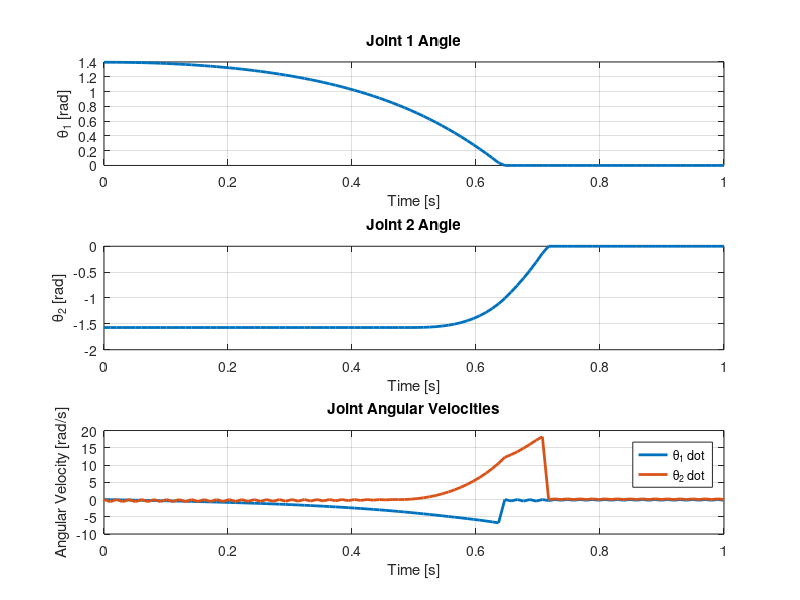
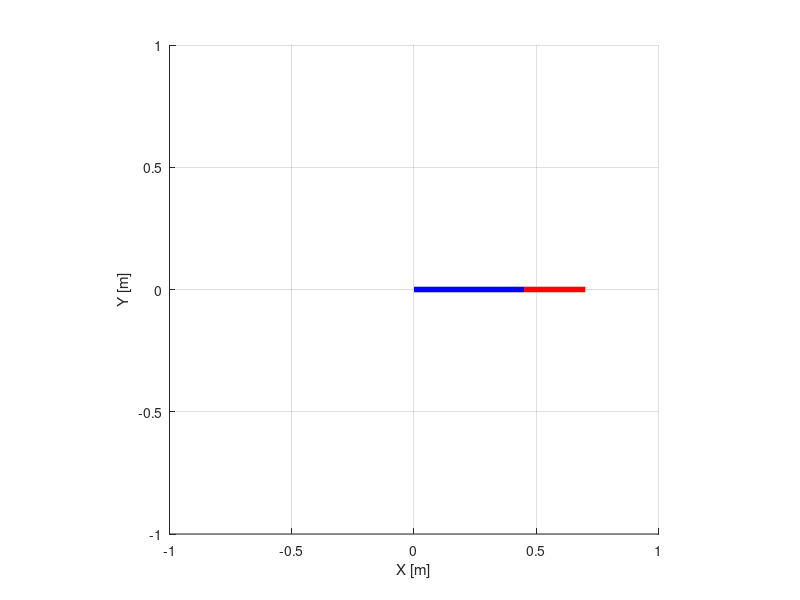

Write MATLAB code to recreate these figures, in order.
%% 2-Link Planar Manipulator with Nonlinear Tendon Extensions
clc; clear; close all;

%% Link Geometry and Mass Properties (Cuboids)
% Link 1 dimensions
L1 = 0.45; % [m]
W1 = 0.18; % [m]
H1 = 0.15; % [m]
m1 = 0.012;  % [kg]

% Link 2 dimensions
L2 = 0.25;  % [m]
W2 = 0.13; % [m]
H2 = 0.11; % [m]
m2 = 0.007;  % [kg]

% Gravity
g = -9.81; % [m/s^2]
% g = 0; % [m/s^2]

%% Moments of Inertia via Cuboid Formula
% Moment of inertia about the z-axis through CM: I_z(cm) = (1/12)*m*(h^2 + w^2)

I1_cm = (1/12)*m1*(H1^2 + W1^2);
d1 = L1/2; 
I1 = I1_cm + m1*d1^2; % parallel axis shift for link 1

I2_cm = (1/12)*m2*(H2^2 + W2^2);
% For link 2, we use I2_cm directly in the standard formula for a 2-link arm
I2 = I2_cm;

%% Tendon Parameters
% From the snippet, we have four tendons: h1, h2, h3, h4.
% We'll define nominal lengths and constants a,b based on the example:
l1 = 0.3; 
l2 = 0.3;
l3 = 0.35;
l4 = 0.35;
a = 0.005; % example value
b = 0.003; % example value

R1 = 0.002;  
R2 = 0.002;

% Tendon forces
%f = [0.007355; 0.007355; 0.007355; 0.007355]; % [N]
% f = @(t) [0.007355*exp(-5*t); 0.007355*exp(-5*t); 0.007355*exp(-5*t); 0.007355*exp(-5*t)];
% % f = @(t) [0.005*exp(-5*t); 0.007*exp(-5*t); 0.007*exp(-5*t); 0.007*exp(-5*t)];
% f = @(t) [0.007*exp(-5*t); 0.000*exp(-5*t); 0.000*exp(-5*t); 0.007*exp(-5*t)];
f = @(t) [0.00*exp(-5*t); 0.000*exp(-5*t); 0.000*exp(-5*t); 0.00*exp(-5*t)];

%% Kinematics: Nonlinear Tendon Extension Functions
% According to the snippet (for θ1 > 0):
% h1(θ) = l1 + 2√(a²+b²)*cos(tan^-1(a/b) + θ1/2) - 2b - R2 θ2
% h2(θ) = l2 - R1 θ1
% h3(θ) = l3 + R1 θ1
% h4(θ) = l4 + R1 θ1 + R2 θ2
% If θ1 < 0, relations may be reversed, but we focus on θ1 ≥ 0 scenario.

H = @(theta) [
    l1 + 2*sqrt(a^2+b^2)*cos(atan(a/b) + theta(1)/2) - 2*b - R2*theta(2);  % h1
    l2 - R1*theta(1);                                                     % h2
    l3 + R1*theta(1);                                                     % h3
    l4 + R1*theta(1) + R2*theta(2)                                        % h4
];

% Compute P(theta) = dH/dtheta:
% ∂h1/∂θ1 = -2*√(a²+b²)*sin(...) * (1/2) = -√(a²+b²)*sin(...)
% ∂h1/∂θ2 = -R2
% ∂h2/∂θ1 = -R1; ∂h2/∂θ2 = 0
% ∂h3/∂θ1 = R1;  ∂h3/∂θ2 = 0
% ∂h4/∂θ1 = R1;  ∂h4/∂θ2 = R2

dH_dtheta = @(theta) [
    -sqrt(a^2+b^2)*sin(atan(a/b) + theta(1)/2),  -R2;
    -R1,                                         0;
    R1,                                          0;
    R1,                                          R2
];

% P(theta) = (dH/dtheta)^T
P_theta = @(theta) dH_dtheta(theta)';

%% Dynamics (M, C, N)
% Define link centers of mass
lc1 = L1/2;
lc2 = L2/2;

% Standard parameters from 2-link arm dynamics
a_m = m1*lc1^2 + m2*(L1^2+lc2^2) + I1 + I2;
b_m = m2*L1*lc2;
d_m = m2*lc2^2 + I2;

M_theta = @(th) [a_m+2*b_m*cos(th(2)), d_m+b_m*cos(th(2));
                 d_m+b_m*cos(th(2)),   d_m];

C_theta = @(th, thd) [ -b_m*sin(th(2))*thd(2), -b_m*sin(th(2))*(thd(1)+thd(2));
                        b_m*sin(th(2))*thd(1), 0 ];

N_theta = @(th) [-(m1*g*lc1*cos(th(1)) + m2*g*(L1*cos(th(1))+lc2*cos(th(1)+th(2))));
                 -m2*g*lc2*cos(th(1)+th(2))];

% Equation of motion:
% M(theta)*ddtheta + C(theta,theta_dot)*theta_dot + N(theta) = P(theta)*f
% => ddtheta = M(theta)\( P(theta)*f - C(theta,theta_dot)*theta_dot - N(theta) )

theta_ddot_func = @(th, thd, t) M_theta(th)\(P_theta(th)*f(t) - C_theta(th, thd)*thd - N_theta(th));

%% Simulation Parameters
tmax = 1;  
dt = 0.01;
n = round(tmax/dt);
t = linspace(0, tmax, n);

% Initial conditions
theta0 = [deg2rad(80); deg2rad(-90)]; 
theta_dot0 = [0; 0];

theta = zeros(2, n);
theta_dot = zeros(2, n);
theta_ddot = zeros(2, n);

theta(:,1) = theta0;
theta_dot(:,1) = theta_dot0;

%% Numerical Integration (Euler's Method)

for i = 1:n-1
    f_current = f(t(i)); % Compute time-varying force
    theta_ddot(:, i) = M_theta(theta(:, i))\(P_theta(theta(:, i))*f_current ...
                       - C_theta(theta(:, i), theta_dot(:, i))*theta_dot(:, i) ...
                       - N_theta(theta(:, i)));
    theta_dot(:, i+1) = theta_dot(:, i) + theta_ddot(:, i)*dt;
    theta(:, i+1) = theta(:, i) + theta_dot(:, i)*dt;
end

theta_ddot(:, end) = theta_ddot_func(theta(:, end), theta_dot(:, end), t(end));

% Desired limits in radians
theta1_min = deg2rad(0);
theta1_max = deg2rad(90);
theta2_min = deg2rad(-90);
theta2_max = deg2rad(0);

for i = 1:n-1
    f_current = f(t(i)); % Compute time-varying force
    theta_ddot(:, i) = M_theta(theta(:, i))\(P_theta(theta(:, i))*f_current ...
                       - C_theta(theta(:, i), theta_dot(:, i))*theta_dot(:, i) ...
                       - N_theta(theta(:, i)));
    theta_dot(:, i+1) = theta_dot(:, i) + theta_ddot(:, i)*dt;
    theta_temp = theta(:, i) + theta_dot(:, i)*dt;
    
    % Clamp joint 1 angle
    if theta_temp(1) > theta1_max
        theta_temp(1) = theta1_max;
        theta_dot(1, i+1) = 0; % Optionally reset velocity if hitting stop
    elseif theta_temp(1) < theta1_min
        theta_temp(1) = theta1_min;
        theta_dot(1, i+1) = 0;
    end
    
    % Clamp joint 2 angle
    if theta_temp(2) > theta2_max
        theta_temp(2) = theta2_max;
        theta_dot(2, i+1) = 0;
    elseif theta_temp(2) < theta2_min
        theta_temp(2) = theta2_min;
        theta_dot(2, i+1) = 0;
    end
    
    theta(:, i+1) = theta_temp;
end


%% Plot Results
figure;
subplot(3,1,1);
plot(t, theta(1,:), 'LineWidth', 2);
xlabel('Time [s]');
ylabel('\theta_1 [rad]');
title('Joint 1 Angle');
grid on;

subplot(3,1,2);
plot(t, theta(2,:), 'LineWidth', 2);
xlabel('Time [s]');
ylabel('\theta_2 [rad]');
title('Joint 2 Angle');
grid on;

subplot(3,1,3);
plot(t, theta_dot(1,:), 'LineWidth', 2); hold on;
plot(t, theta_dot(2,:), 'LineWidth', 2);
xlabel('Time [s]');
ylabel('Angular Velocity [rad/s]');
title('Joint Angular Velocities');
legend('\theta_1 dot', '\theta_2 dot');
grid on;

%% Animation of the Manipulator
figure('Name', '2-Link Manipulator Animation');
axis equal;
xlim([-1, 1]);
ylim([-1, 1]);
xlabel('X [m]');
ylabel('Y [m]');
grid on; hold on;

link1_plot = line([0,0],[0,0],'LineWidth',4,'Color','b');
link2_plot = line([0,0],[0,0],'LineWidth',4,'Color','r');

for i=1:10:n
    th1 = theta(1,i);
    th2 = theta(2,i);

    x1 = L1*cos(th1);
    y1 = L1*sin(th1);
    x2 = x1 + L2*cos(th1+th2);
    y2 = y1 + L2*sin(th1+th2);

    set(link1_plot, 'XData',[0,x1],'YData',[0,y1]);
    set(link2_plot, 'XData',[x1,x2],'YData',[y1,y2]);

    pause(.5);
    drawnow;
end